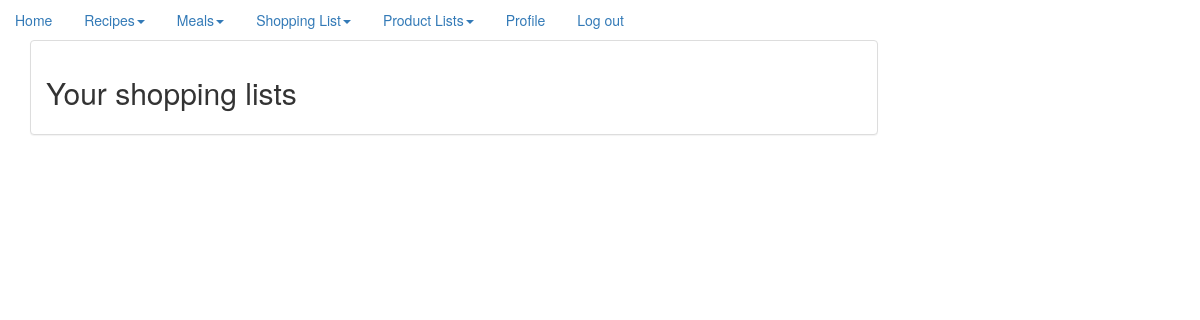
/shopping_lists/ (signed in), run on an earlier commit of the app's database.
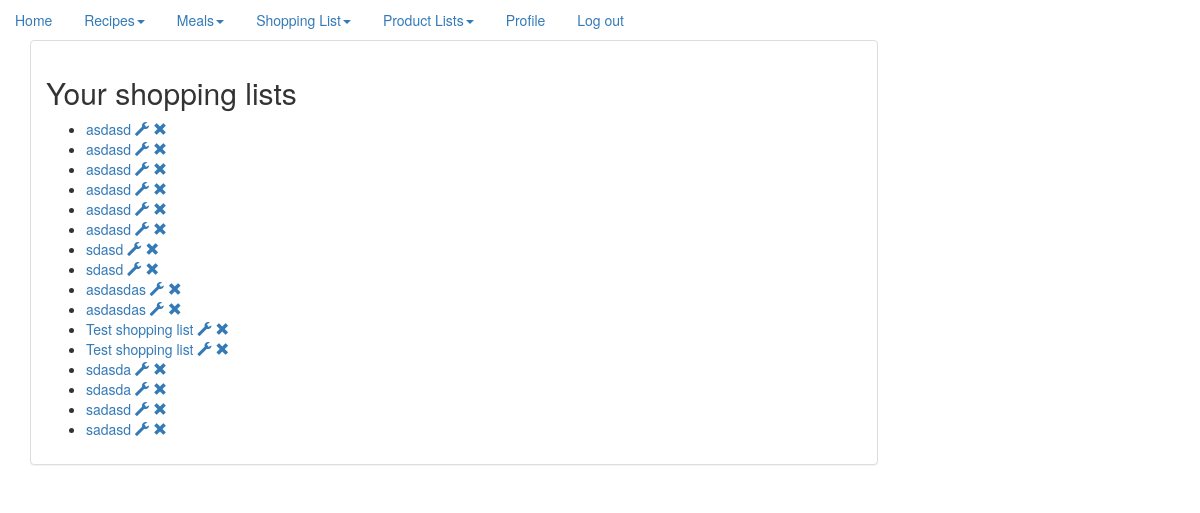
And on a later commit of the database.
### recipe/models.py (models this page shows)
class ShoppingList(models.Model):
    name = models.CharField(max_length=200)
    user = models.ForeignKey(User, on_delete=models.CASCADE)
    items = models.ManyToManyField(Ingredient)
    card = models.CharField(max_length=1024, blank=True)
    class Meta:
        ordering = ["-id"]
    def __str__(self):
        return self.name

### website/views.py (the view)
# urls.py: url(r'^shopping_lists/', ShowShoppingLists.as_view()),
class ShowShoppingLists(LoginRequiredMixin, ListView):
    context_object_name = 'shopping_list'
    queryset = ShoppingList.objects.all()
    def get_context_data(self, **kwargs):
        queryset = ShoppingList.objects.filter(user=self.request.user)
        context = {
            'paginator': None,
            'page_obj': None,
            'is_paginated': False,
            'object_list': queryset,
        }
        context.update(kwargs)
        return context

### templates/recipe/shoppinglist_list.html
{% extends "base.html" %}
{% block content %}
    <h2>Your shopping lists</h2>
    <ul>
        {% for shopping_list in object_list %}
            <li><a href="/shopping_list/{{ shopping_list.id }}">{{ shopping_list }}</a>
                <a href="/edit_shopping_list/{{ shopping_list.id }}"><span class="glyphicon glyphicon glyphicon-wrench"
                                                                           aria-hidden="true"></span></a>
                <a href="/delete_shopping_list/{{ shopping_list.id }}"><span
                        class="glyphicon glyphicon glyphicon-remove"
                        aria-hidden="true"></span></a>
            </li>
        {% endfor %}
    </ul>
{% endblock %}

What changed in the data, as far as the page shows it:
added ShoppingList: name "asdasd"
added ShoppingList: name "asdasd"
added ShoppingList: name "asdasd"
added ShoppingList: name "asdasd"
added ShoppingList: name "asdasd"
added ShoppingList: name "asdasd"
added ShoppingList: name "sdasd"
added ShoppingList: name "sdasd"
added ShoppingList: name "asdasdas"
added ShoppingList: name "asdasdas"
added ShoppingList: name "Test shopping list"
added ShoppingList: name "Test shopping list"
added ShoppingList: name "sdasda"
added ShoppingList: name "sdasda"
added ShoppingList: name "sadasd"
added ShoppingList: name "sadasd"
